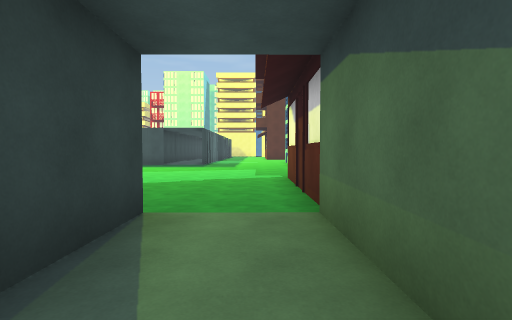
View 1 (above)

24 first-person views from a walk through a 3-D level made in the Unity game engine. The camera is 1.4 m above the floor, tilts 2° down and sees 85° across. The floor is counted in squares, 2 m on a side. Each view is taken from the middle of a square. On the plan, view 1 faces up. The plan holds only what a view shows up to about 9 squares ahead; the rest is blank. The place goes on beyond the plan. The player character is not drawn. Surface patterns are stand-ins for the level's own textures.

View 2
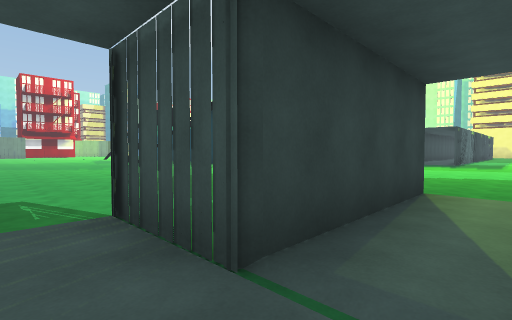

View 3
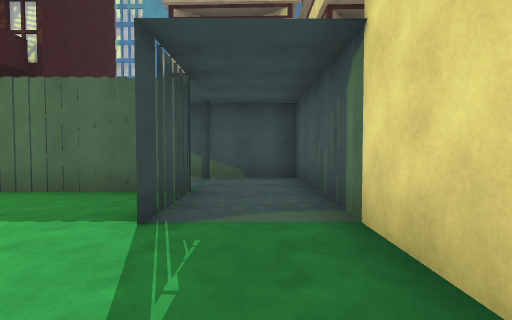

View 4
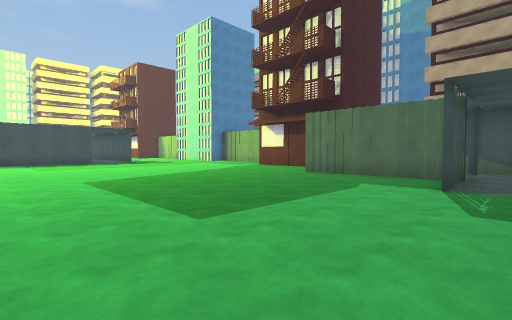

View 5
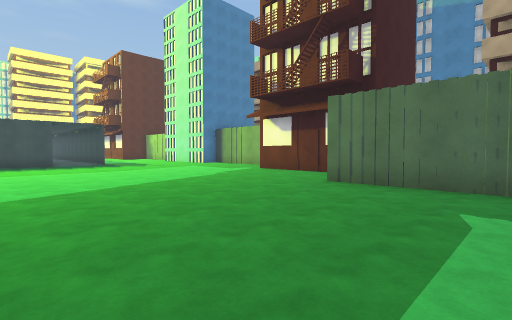

View 6
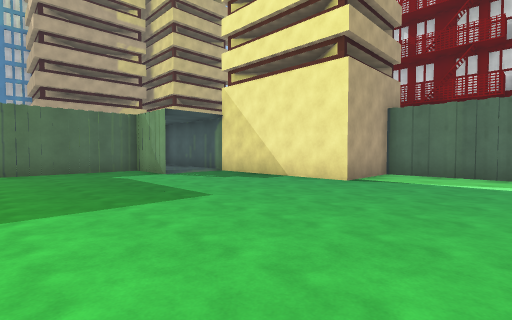

View 7
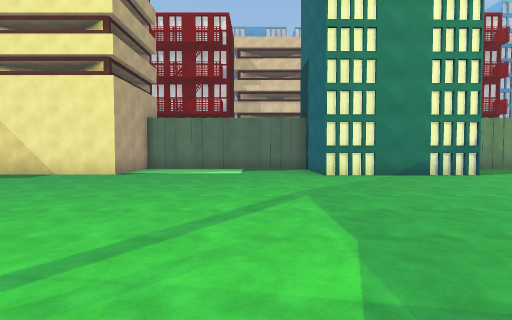

View 8
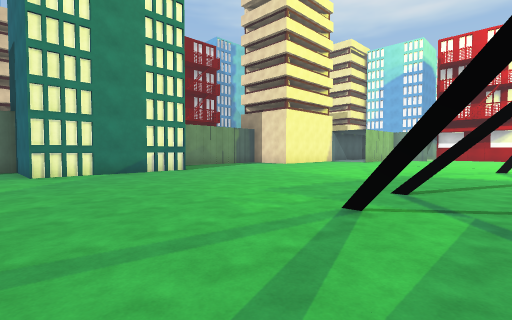

View 9
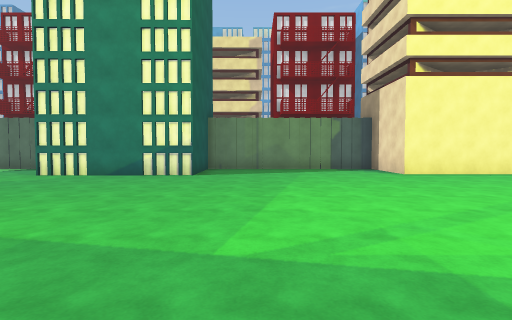

View 10
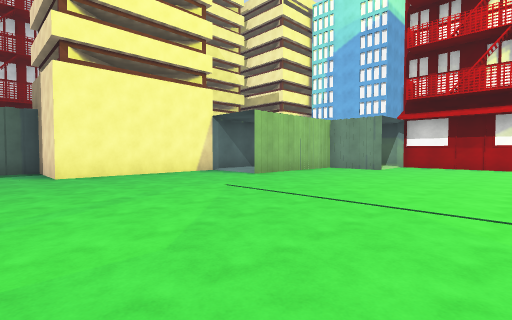

View 11
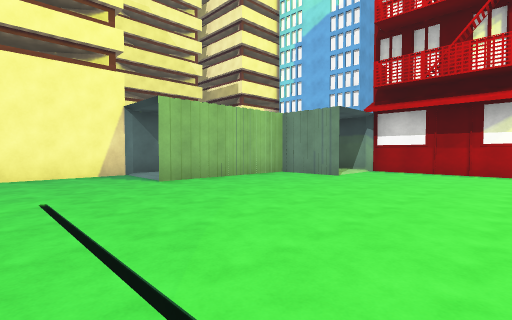

View 12
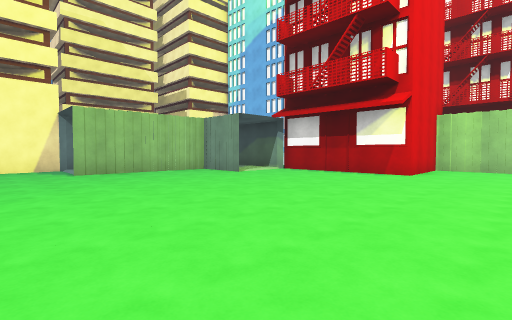

View 13
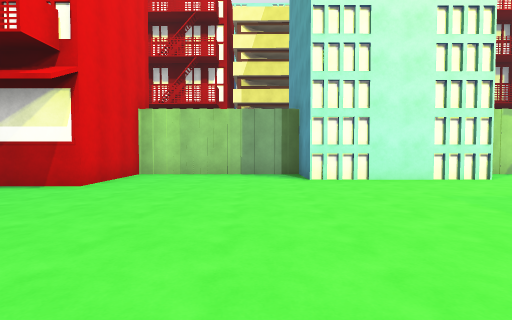

View 14
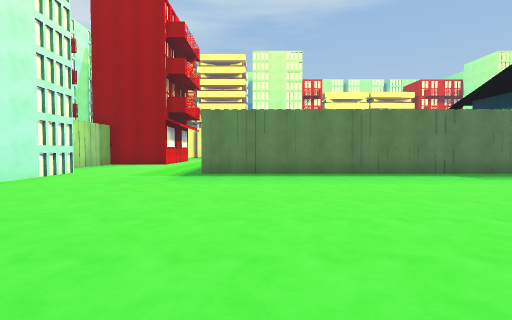

View 15
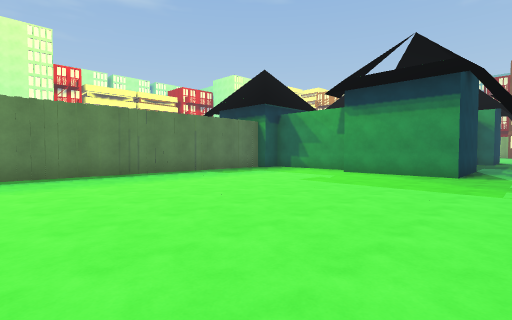

View 16
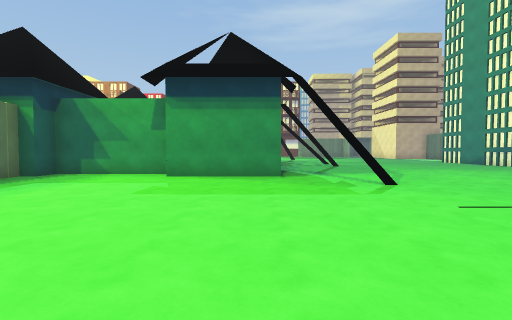

View 17
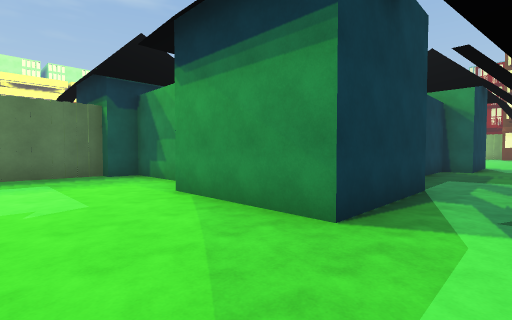

View 18
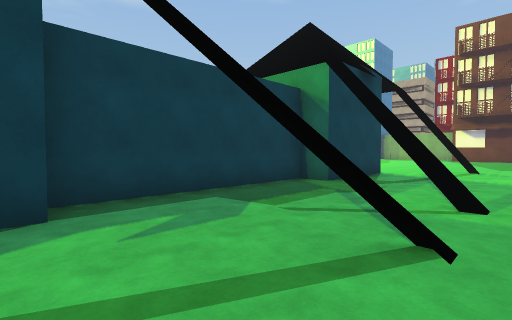

View 19
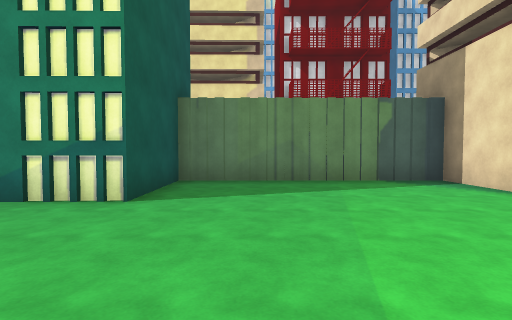

View 20
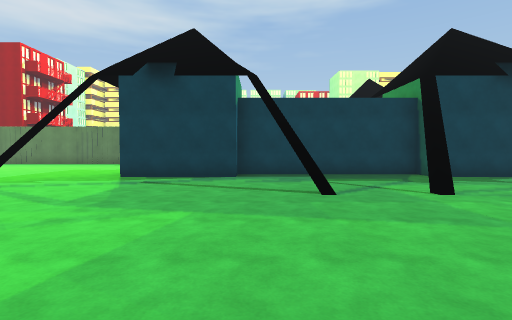

View 21
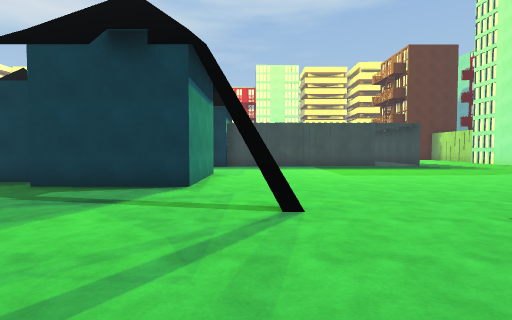

View 22
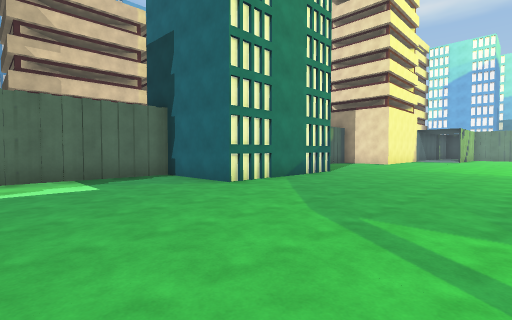

View 23
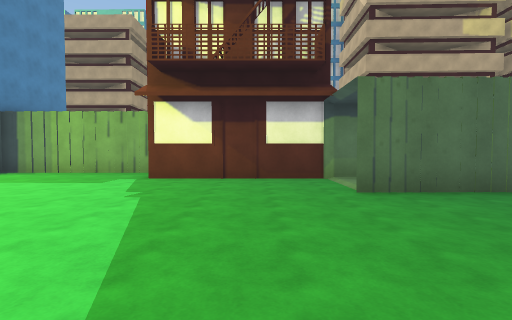

View 24
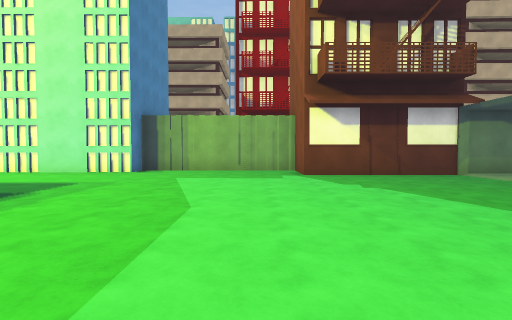

### Floor plan
Points are (right, up) in squares from view 1. A wall is a line through its corners. A room is listed if a view was taken in it or the views show most of it. See-through windows are left out.
Room 1 (views 1, 2)
walls: (-1.3, 3.2) (-1.2, -0.9) (-3.5, -0.9); (-3.6, -3) (0.8, -3) (0.7, 3.5)
ways out: opening at (-3, -2) to room 2; opening at (0, 3) to room 2
Room 2 (views 3, 4, 5, 6, 7, 8, 9, 10, 11, 12, 13, 14, 15, 16, 17, 18, 19, 20, 21, 22, 23, 24)
walls: (-18, 5.5) (-17.9, 4.6); (-15.8, 5.5) (-15.8, 4.9) (-15.8, 5.5); (-19.5, 7.9) (-19.5, 7.3) (-22.6, 7.3) (-22.6, 10.5); (-21.8, 10.6) (-21.8, 13.9); (-24.1, 5.5) (-24.1, 6); (-11.3, 10.4) (-11.3, 7.3) (-14.3, 7.3) (-14.3, 8.1) (-19.6, 8.1); (-9.9, 5.5) (-9.9, 6); (-22.6, 14.3) (-32.6, 14.3); (-27.6, 14.4) (-28.2, 14.1); (-29.7, -1.1) (-29.2, -0.8); (-29.9, -3) (-24.3, -3) (-24.3, -5.4) (-18.2, -5.4) (-18.3, -2.8) (-13.9, -2.7) (-13.9, -5.4) (-8, -5.4) (-8, -3) (-3.6, -3); (-33, 1.2) (-33.1, -0.9) (-28.8, -0.9); (-3.5, -0.9) (-2.1, -0.9); (-1.3, -1) (-1.4, 3.3); (0.7, 3.5) (0.7, 7.7); (1, 7.6) (2, 7.6); (-36.6, 14.7) (-36.6, 10.3) (-38.2, 10.3) (-38.2, 5.6) (-35.4, 5.6) (-35.4, 1.6); (2.7, 8.2) (2.7, 13); (1.8, 12.9) (1.8, 16.6); (-38.2, 16.5) (-38.2, 15.9)
ways out: opening at (-3, -2) to room 1; opening at (0, 3) to room 1; opening at (-34, -0.5)

Positions as (right, up) in squares from view 1, and headings:
1: (0, 0), facing up
2: (0, -2), facing up-left
3: (-6, -2), facing right
4: (-9, -2), facing up-right
5: (-7, 0), facing up-right
6: (-11, 3), facing down-right
7: (-12, 5), facing down
8: (-13, 6), facing down-left
9: (-20, 5), facing down
10: (-23, 5), facing down-left
11: (-26, 5), facing down-left
12: (-27, 8), facing down-left
13: (-30, 9), facing left
14: (-31, 6), facing up
15: (-31, 6), facing up-right
16: (-30, 8), facing right
17: (-25, 6), facing up-right
18: (-20, 4), facing up-right
19: (-20, 1), facing down
20: (-19, 0), facing up
21: (-10, 2), facing up
22: (-10, 2), facing down-left
23: (-6, 5), facing right
24: (-7, 9), facing right
